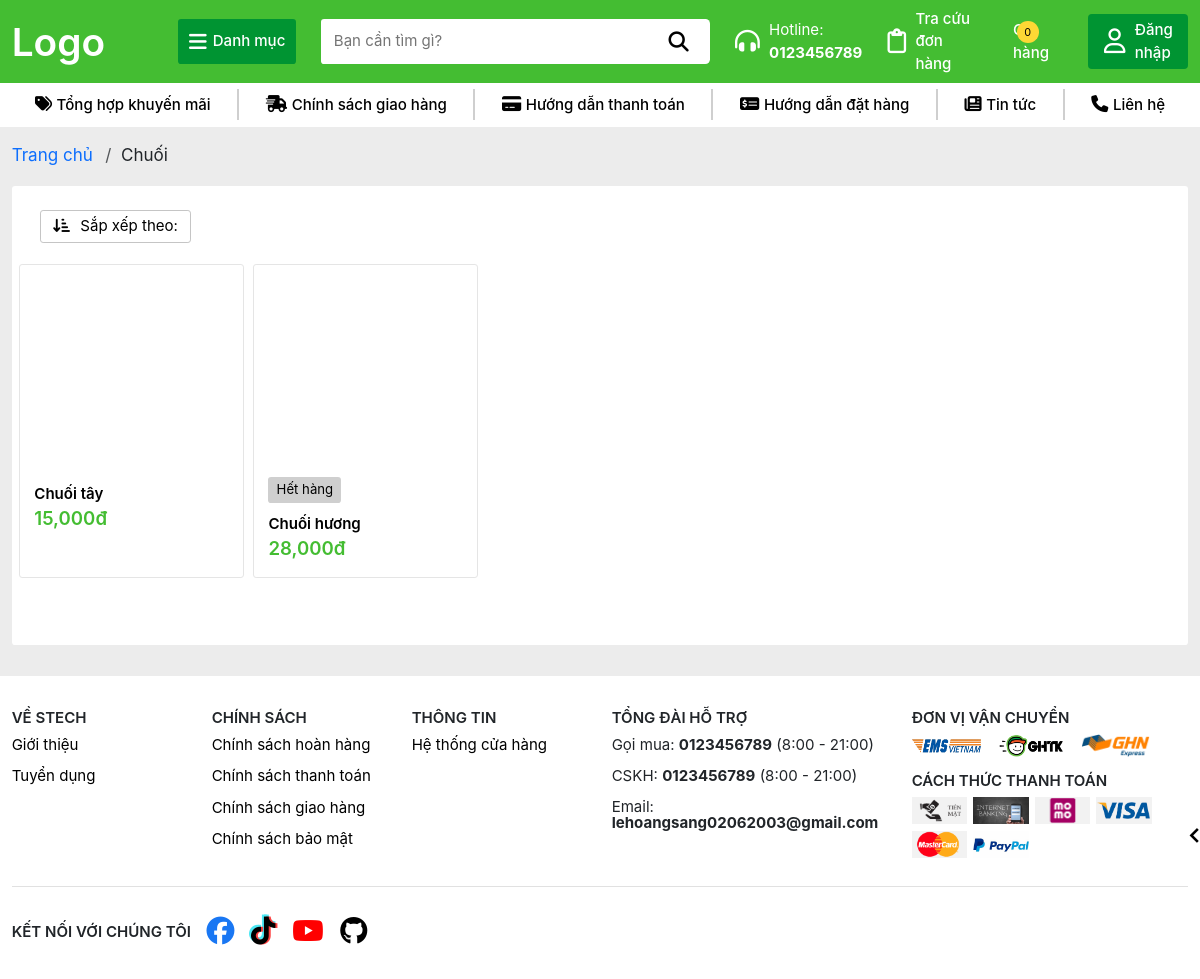
/loai/LOAI002, run on the app's committed database.
### TraiCay/models.py (models this page shows)
class Loai(models.Model):
    MaLoai = models.CharField(max_length=10, primary_key=True)
    TenLoai = models.CharField(max_length=100)

class SanPham(models.Model):
    MaSP = models.CharField(max_length=10, primary_key=True)
    MaLoai = models.ForeignKey(Loai, on_delete=models.SET_NULL, null=True)
    TenSP = models.CharField(max_length=100)
    DonGia = models.DecimalField(max_digits=10, decimal_places=2)
    MoTa = models.TextField()

### TraiCay/views.py (the view)
# urls.py: path('loai/<str:id>', views.loc_theo_loai, name='LocTheoLoai'),
def loc_theo_loai(request, id):
    if id == 'all':
        sanpham = SanPham.objects.all()
    else:
        loai = get_object_or_404(Loai, pk=id)
        sanpham = SanPham.objects.filter(MaLoai = loai)
    fruits = []
    for sp in sanpham:
        spkho = ChiTietKho.objects.filter(MaSP=sp)
        quantity = 0
        if spkho:
            for spk in spkho:
                quantity += spk.SoLuongTon
        fruits.append({'fruit': sp, 'quantity': quantity, 'images': HinhAnhSP.objects.filter(SanPham = sp)})
    return render(request, 'loai.html',{'Fruits': fruits} if id == 'all' else {'Loai': loai, 'Fruits': fruits})

### TraiCay/templates/loai.html (shortened to what this page needs)
{% extends 'layout/base.html' %}
{% block content %}
    {% load humanize %}
    {% load static %}
    <section class="breadcrumb">
        <ul class="breadcrumb-list d-flex">
            <li class="breadcrumb-item">
                <a href="/">
                    Trang chủ
                </a>
            </li>
            <li class="breadcrumb-item">
                {% if Loai %}
                    {{Loai.TenLoai}}
                {% else %}
                    <span>Tất cả sản phẩm</span>
                {% endif %}
            </li>
        </ul>
    </section>
    <section class="filter-products">
        <div class="filter-box d-flex justify-content-between mt-2 mb-3 gap-2">
            <div class="filter-button-list d-flex flex-wrap gap-2 align-items-center">
                <div class="sort-dropdown-box d-flex align-items-center justify-content-end">
                    <div class="sort-dropdown">
                        <button class="sort-dropdown-btn">
                            <i class="fa-solid fa-arrow-down-short-wide"></i>
                            Sắp xếp theo:
                        </button>
                    </div>
                </div>
            </div>
        </div>
        {% if not Fruits %}
            <div class="filter-error mt-3 mb-5 px-3 d-flex flex-column align-items-center justify-content-center">
                <p class="text-center">
                    Có thể các sản phẩm này chưa được cập nhật hoặc đã hết hàng, vui lòng chọn danh mục sản phẩm khác
                </p>
                <button class="to-home-page-btn" onclick="window.location.href='/'">
                    QUAY LẠI TRANG CHỦ
                </button>
            </div>
        {% else %}
            <div class="filter-item-list">
                {% for fruit in Fruits %}
                    <div class="filter-item">
                        <div class="product-box">
                            <a href="/sanpham/{{fruit.fruit.MaSP}}" class="product-link">
                                <div class="product-image lazy-loading">
                                </div>
                            </a>
                            {% if fruit.quantity <= 0 %}
                                <div class="out-of-stock mt-1 text-center">
                                    Hết hàng
                                </div>
                            {% endif %}
                            <a href="/sanpham/{{fruit.fruit.MaSP}}" class="product-link">
                                <div class="product-name">
                                    {{fruit.fruit.TenSP}}
                                </div>
                            </a>
                            <div class="product-price d-flex align-items-center">
                                <span>{{ fruit.fruit.DonGia|floatformat:"0"|intcomma }}đ</span>
                            </div>
                        </div>
                    </div>
                {% endfor %}
            </div>
        {% endif %}
    </section>
    {% endblock %}

### static/css/home.css (style rules this page uses)
.product-box { background: #ffff; border-radius: 0.2rem; padding: 0.9rem; overflow: hidden; border: 1px solid transparent; position: relative; height: 100%; }
.out-of-stock { border-radius: 0.2rem; padding: 0.2rem 0.5rem; background: #cfcfcf; color: #000000; width: 4.7rem; font-size: 0.85rem; }
.product-name { padding-top: 0.6rem; font-weight: 600; color: #000000; overflow: hidden; text-overflow: ellipsis; display: -webkit-box; -webkit-line-clamp: 2; -webkit-box-orient: vertical; }
.product-image { width: 100%; height: auto; aspect-ratio: 1; display: grid; place-items: center; }
.product-price span { color: var(--primary-color); font-weight: 600; font-size: 1.2rem; }
.product-link { text-decoration: none; }

### static/css/style.css (style rules this page uses)
:root { --primary-color: var(--primary-color-4); --primary-color-hover: #7ffba9; --primary-color-1: #7d5fff; --primary-color-2: #0652DD; --primary-color-3: #FC427B; --primary-color-4: #44bd32; --primary-color-5: #e30019; --primary-color-1-hover: #af9dff; --primary-color-2-hover: #548ffa; --primary-color-3-hover: #ff96b6; --primary-color-4-hover: #7ffba9; --primary-color-5-hover: #fba5a5; --content-color-black: #000000; --content-color-white: #ffffff; --header-btn-background: #009432; --header-btn-background-1: #5129ff; --header-btn-background-2: #387dfc; --header-btn-background-3: #FD7272; --header-btn-background-4: #009432; --header-btn-background-5: #be1529; --trans-all-05: all .5s ease; --trans-all-04: all .4s ease; --trans-all-03: all .3s ease; --trans-all-02: all .2s ease; }
html { scroll-behavior: smooth; }
* { padding: 0; margin: 0; font-size: 0.97rem; font-family: 'SF Pro Display'; }

### static/css/collections.css (style rules this page uses)
.sort-dropdown { position: relative; width: auto; }
.sort-dropdown-btn { border: 1px solid #c5c5c5; padding: 0.3rem 0.8rem; border-radius: 0.2rem; background: none; }
.sort-dropdown-btn i { margin-right: 0.4rem; }
.filter-products { background: #ffffff; padding: 1rem 0.2rem; border-radius: 0.2rem; }
.filter-item-list { display: grid; grid-template-columns: repeat(5, 1fr); }
.filter-item { padding: 0.3rem; }
.filter-item .product-box { border: 1px solid #e5e5e5; }
.breadcrumb { width: 100%; margin: 0.2rem 0; }
.breadcrumb-list { list-style-type: none; padding: 0; flex-wrap: nowrap; white-space: nowrap; }
.breadcrumb-item, .breadcrumb-item span, .breadcrumb-item a { font-size: 1.1rem; }
.breadcrumb-item+.breadcrumb-item::before { float: none; padding: 0 0.3rem; }
.breadcrumb-item a { text-decoration: none; }
.filter-box { padding: 0 1rem; margin: 0 0.6rem; }

### data on the page
Loai: TenLoai "Chuối"
SanPham: fruit.TenSP "Chuối tây", fruit.DonGia "15,000"
SanPham: shows "Hết hàng", fruit.TenSP "Chuối hương", fruit.DonGia "28,000"
